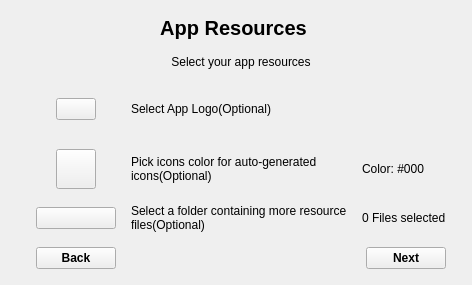
                <widget class="QWidget" name="page_2">
                 <layout class="QVBoxLayout" name="verticalLayout_21">
                  <item alignment="Qt::AlignHCenter|Qt::AlignTop">
                   <widget class="QWidget" name="widget_9" native="true">
                    <property name="sizePolicy">
                     <sizepolicy hsizetype="Preferred" vsizetype="Preferred">
                      <horstretch>0</horstretch>
                      <verstretch>0</verstretch>
                     </sizepolicy>
                    </property>
                    <property name="minimumSize">
                     <size>
                      <width>250</width>
                      <height>0</height>
                     </size>
                    </property>
                    <layout class="QGridLayout" name="gridLayout">
                     <property name="leftMargin">
                      <number>10</number>
                     </property>
                     <property name="topMargin">
                      <number>5</number>
                     </property>
                     <property name="rightMargin">
                      <number>0</number>
                     </property>
                     <property name="bottomMargin">
                      <number>5</number>
                     </property>
                     <property name="spacing">
                      <number>15</number>
                     </property>
                     <item row="10" column="1" alignment="Qt::AlignLeft">
                      <widget class="QPushButton" name="back_to_page1">
                       <property name="font">
                        <font>
                         <family>Segoe UI</family>
                         <bold>true</bold>
                        </font>
                       </property>
                       <property name="cursor">
                        <cursorShape>PointingHandCursor</cursorShape>
                       </property>
                       <property name="text">
                        <string>Back</string>
                       </property>
                       <property name="icon">
                        <iconset resource="QSS/QSS_Resources.qrc">
                         <normaloff>:/icons/Icons/rewind.png</normaloff>:/icons/Icons/rewind.png</iconset>
                       </property>
                       <property name="iconSize">
                        <size>
                         <width>20</width>
                         <height>20</height>
                        </size>
                       </property>
                      </widget>
                     </item>
                     <item row="7" column="2">
                      <widget class="QLabel" name="label_23">
                       <property name="font">
                        <font>
                         <family>Segoe UI</family>
                        </font>
                       </property>
                       <property name="text">
                        <string>Select a folder containing more resource files(Optional)</string>
                       </property>
                       <property name="wordWrap">
                        <bool>true</bool>
                       </property>
                      </widget>
                     </item>
                     <item row="7" column="1">
                      <widget class="QPushButton" name="otherResourcesBtn">
                       <property name="cursor">
                        <cursorShape>PointingHandCursor</cursorShape>
                       </property>
                       <property name="text">
                        <string/>
                       </property>
                       <property name="icon">
                        <iconset resource="QSS/QSS_Resources.qrc">
                         <normaloff>:/icons/Icons/folder-plus.png</normaloff>:/icons/Icons/folder-plus.png</iconset>
                       </property>
                       <property name="iconSize">
                        <size>
                         <width>20</width>
                         <height>20</height>
                        </size>
                       </property>
                      </widget>
                     </item>
                     <item row="3" column="1" alignment="Qt::AlignHCenter">
                      <widget class="QPushButton" name="selectLogoBtn">
                       <property name="font">
                        <font>
                         <family>Segoe UI</family>
                        </font>
                       </property>
                       <property name="cursor">
                        <cursorShape>PointingHandCursor</cursorShape>
                       </property>
                       <property name="text">
                        <string/>
                       </property>
                       <property name="icon">
                        <iconset resource="QSS/QSS_Resources.qrc">
                         <normaloff>:/icons/Icons/image.png</normaloff>:/icons/Icons/image.png</iconset>
                       </property>
                       <property name="iconSize">
                        <size>
                         <width>20</width>
                         <height>20</height>
                        </size>
                       </property>
                      </widget>
                     </item>
                     <item row="5" column="1" alignment="Qt::AlignHCenter">
                      <widget class="QPushButton" name="pickIconColorBtn">
                       <property name="minimumSize">
                        <size>
                         <width>40</width>
                         <height>40</height>
                        </size>
                       </property>
                       <property name="maximumSize">
                        <size>
                         <width>40</width>
                         <height>40</height>
                        </size>
                       </property>
                       <property name="cursor">
                        <cursorShape>PointingHandCursor</cursorShape>
                       </property>
                       <property name="text">
                        <string/>
                       </property>
                       <property name="icon">
                        <iconset resource="QSS/QSS_Resources.qrc">
                         <normaloff>:/icons/Icons/mouse-pointer.png</normaloff>:/icons/Icons/mouse-pointer.png</iconset>
                       </property>
                       <property name="iconSize">
                        <size>
                         <width>32</width>
                         <height>32</height>
                        </size>
                       </property>
                      </widget>
                     </item>
                     <item row="5" column="2">
                      <widget class="QLabel" name="label_22">
                       <property name="font">
                        <font>
                         <family>Segoe UI</family>
                        </font>
                       </property>
                       <property name="text">
                        <string>Pick icons color for auto-generated icons(Optional)</string>
                       </property>
                       <property name="wordWrap">
                        <bool>true</bool>
                       </property>
                      </widget>
                     </item>
                     <item row="5" column="3">
                      <widget class="QLabel" name="iconColorLabel">
                       <property name="text">
                        <string>Color: #000</string>
                       </property>
                      </widget>
                     </item>
                     <item row="7" column="3">
                      <widget class="QLabel" name="resourcesCount">
                       <property name="text">
                        <string>0 Files selected</string>
                       </property>
                      </widget>
                     </item>
                     <item row="10" column="3" alignment="Qt::AlignRight">
                      <widget class="QPushButton" name="to_page3">
                       <property name="font">
                        <font>
                         <family>Segoe UI</family>
                         <bold>true</bold>
                        </font>
                       </property>
                       <property name="cursor">
                        <cursorShape>PointingHandCursor</cursorShape>
                       </property>
                       <property name="text">
                        <string>Next</string>
                       </property>
                       <property name="icon">
                        <iconset resource="QSS/QSS_Resources.qrc">
                         <normaloff>:/icons/Icons/fast-forward.png</normaloff>:/icons/Icons/fast-forward.png</iconset>
                       </property>
                       <property name="iconSize">
                        <size>
                         <width>20</width>
                         <height>20</height>
                        </size>
                       </property>
                      </widget>
                     </item>
                     <item row="1" column="0" colspan="5">
                      <widget class="QLabel" name="label_21">
                       <property name="font">
                        <font>
                         <family>Segoe UI</family>
                        </font>
                       </property>
                       <property name="text">
                        <string>Select your app resources</string>
                       </property>
                       <property name="alignment">
                        <set>Qt::AlignCenter</set>
                       </property>
                      </widget>
                     </item>
                     <item row="0" column="0" colspan="4">
                      <widget class="QLabel" name="label_20">
                       <property name="font">
                        <font>
                         <family>Segoe UI</family>
                         <pointsize>15</pointsize>
                         <bold>true</bold>
                        </font>
                       </property>
                       <property name="text">
                        <string>App Resources</string>
                       </property>
                       <property name="alignment">
                        <set>Qt::AlignCenter</set>
                       </property>
                      </widget>
                     </item>
                     <item row="3" column="2">
                      <widget class="QLabel" name="label_17">
                       <property name="text">
                        <string>Select App Logo(Optional)</string>
                       </property>
                      </widget>
                     </item>
                     <item row="3" column="3">
                      <widget class="QLabel" name="appLogoLabel">
                       <property name="minimumSize">
                        <size>
                         <width>50</width>
                         <height>50</height>
                        </size>
                       </property>
                       <property name="maximumSize">
                        <size>
                         <width>50</width>
                         <height>50</height>
                        </size>
                       </property>
                       <property name="text">
                        <string/>
                       </property>
                       <property name="pixmap">
                        <pixmap resource="QSS/QSS_Resources.qrc">:/icons/Icons/image.png</pixmap>
                       </property>
                       <property name="scaledContents">
                        <bool>true</bool>
                       </property>
                      </widget>
                     </item>
                    </layout>
                   </widget>
                  </item>
                 </layout>
                </widget>
